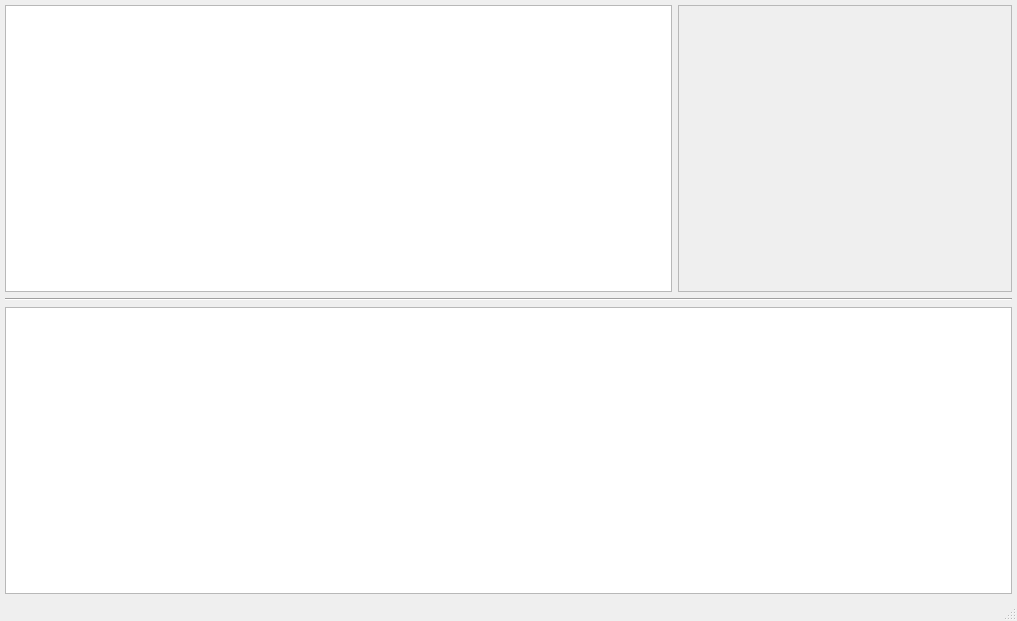
<?xml version="1.0" encoding="UTF-8"?>
<ui version="4.0">
 <class>MainWindow</class>
 <widget class="QMainWindow" name="MainWindow">
  <property name="geometry">
   <rect>
    <x>0</x>
    <y>0</y>
    <width>1017</width>
    <height>621</height>
   </rect>
  </property>
  <property name="windowTitle">
   <string>MainWindow</string>
  </property>
  <widget class="QWidget" name="centralwidget">
   <layout class="QGridLayout" name="gridLayout">
    <property name="margin">
     <number>5</number>
    </property>
    <item row="0" column="2">
     <widget class="QFrame" name="frame">
      <property name="frameShape">
       <enum>QFrame::StyledPanel</enum>
      </property>
      <property name="frameShadow">
       <enum>QFrame::Raised</enum>
      </property>
     </widget>
    </item>
    <item row="2" column="0" colspan="3">
     <widget class="QPlainTextEdit" name="plainTextEdit"/>
    </item>
    <item row="0" column="0" colspan="2">
     <widget class="QTreeView" name="treeView"/>
    </item>
    <item row="1" column="0" colspan="3">
     <widget class="Line" name="line">
      <property name="orientation">
       <enum>Qt::Horizontal</enum>
      </property>
     </widget>
    </item>
   </layout>
  </widget>
  <widget class="QMenuBar" name="menubar">
   <property name="geometry">
    <rect>
     <x>0</x>
     <y>0</y>
     <width>1017</width>
     <height>24</height>
    </rect>
   </property>
  </widget>
  <widget class="QStatusBar" name="statusbar"/>
 </widget>
 <resources/>
 <connections/>
</ui>
